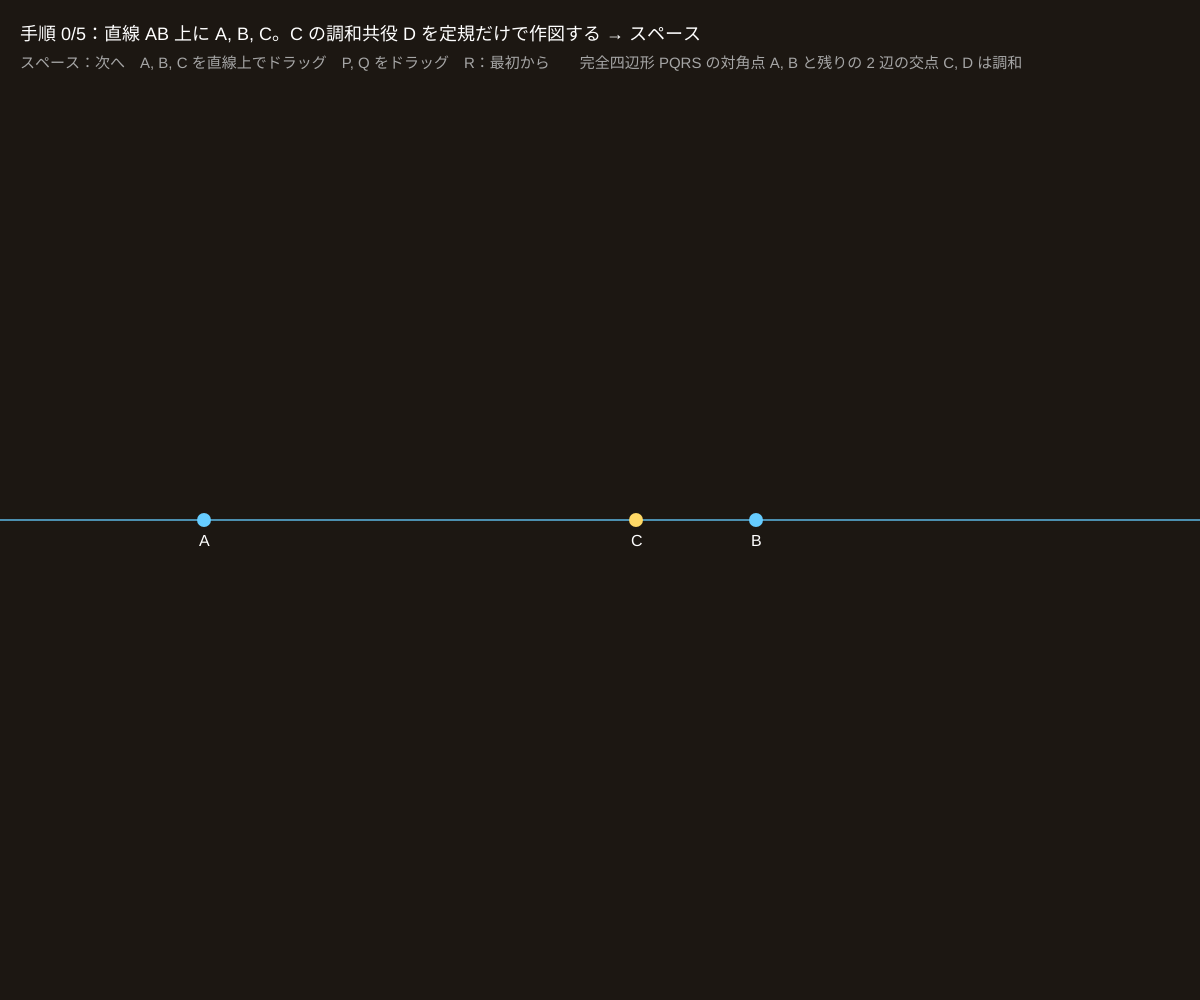
Frame 1 (no input)
Frame 60 (no input): identical to frame 1, image omitted
Frame 120 (the mouse pressed at the canvas centre since frame 60): identical to frame 1, image omitted

The p5.js sketch that drew this single still picture (run headless with seeded random() and noise() and a simulated clock; from frame 60 on, the mouse is pressed at the canvas centre):

// p5.js sketch
// ── sketch.js
// ============================================
// 09 調和共役と完全四辺形
// 直線上の 3 点 A, B, C から、複比 (A,B;C,D) = −1 になる第 4 点 D（C の調和共役）を「定規だけ」で作図する
//   ① 直線の外に点 P、PA 上に点 Q　② 直線 QC と PB の交点 R　③ 直線 AR と BQ の交点 S　④ 直線 PS と AB の交点 = D
//   P, Q をどこに取っても D は同じ所に決まる（完全四辺形 PQRS の性質）。C が AB の中点なら D は無限遠
// スペース = 次の手順（作図線がアニメーション） / A, B, C を直線上でドラッグ / P, Q をドラッグ / R = 最初から
// ============================================

let yL;                       // 直線 AB の高さ
let xa, xb, xc;               // A, B, C の x 座標
let P, sQ = 0.45;             // P の位置と、Q = P + sQ (A − P)
let stage = 0, prog = 0;      // 手順と、その手順のアニメーションの進み（0〜1）
let speed = 0.03;             // ★ 作図線が伸びる速さ
let handles = [], dragging = -1;

function setup() {
  createCanvas(windowWidth, windowHeight);
  colorMode(HSB, 360, 100, 100, 100);
  resetAll();
}
function resetAll() {
  yL = height * 0.52; xa = width * 0.17; xb = width * 0.63; xc = width * 0.53;
  P = { x: width * 0.74, y: height * 0.21 }; sQ = 0.43; stage = 0; prog = 0;
}
function Qpt() { return { x: P.x + sQ * (xa - P.x), y: P.y + sQ * (yL - P.y) }; }

function draw() {
  background(30, 35, 11);
  if (dragging >= 0) {
    if (dragging === 0) xa = mouseX; if (dragging === 1) xb = mouseX; if (dragging === 2) xc = mouseX;
    if (dragging === 3) P = { x: mouseX, y: constrain(mouseY, 40, yL - 40) };
    if (dragging === 4) { let vx = xa - P.x, vy = yL - P.y, L2 = vx * vx + vy * vy || 1; sQ = constrain(((mouseX - P.x) * vx + (mouseY - P.y) * vy) / L2, 0.1, 0.9); }
  }
  if (prog < 1) prog = min(1, prog + speed);
  let A = { x: xa, y: yL }, B = { x: xb, y: yL }, C = { x: xc, y: yL }, Q = Qpt();
  let AB = lineThrough(A, B);
  let Rh = hCross(lineThrough(Q, C), lineThrough(P, B)), R = toXY(Rh);
  let Sh = R ? hCross(lineThrough(R, A), lineThrough(Q, B)) : [0, 0, 0], S = toXY(Sh);
  let Dh = S ? hCross(lineThrough(P, S), AB) : [1, 0, 0];
  let cr = crossRatioH(hPt(A.x, A.y), hPt(B.x, B.y), hPt(C.x, C.y), Dh, hPt(A.x, A.y), hPt(B.x, B.y));

  // 直線 AB
  stroke(200, 60, 95, 70); strokeWeight(2); line(0, yL, width, yL);
  // 作図（手順ごとに描く。今の手順はアニメーション）
  let f = (k) => (k < stage ? 1 : k === stage ? prog : 0);
  strokeWeight(2);
  if (f(1) > 0) { stroke(45, 70, 100, 70); grow(P, A, f(1), 2.2); growTo(P, B, f(1), R, 2.2); }
  if (f(2) > 0 && R) { stroke(140, 60, 95, 80); growTo(Q, C, f(2), R, 1.6); }
  if (f(3) > 0 && R && S) { stroke(15, 75, 100, 80); growTo(A, R, f(3), S, 1.5); growTo(B, Q, f(3), S, 1.6); }
  if (f(4) > 0 && S) { stroke(300, 50, 100, 90); let D = toXY(Dh); if (D) growTo(P, S, f(4), D, 1); else grow(P, S, f(4), 3); }
  // 点
  noStroke(); textSize(16);
  for (let [p, nm, col] of [[A, 'A', 200], [B, 'B', 200], [C, 'C', 45]]) { fill(col, 60, 100); circle(p.x, p.y, 14); fill(0, 0, 100); text(nm, p.x - 5, p.y + 26); }
  if (stage >= 1) { fill(45, 70, 100); circle(P.x, P.y, 14); fill(0, 0, 100); text('P', P.x + 10, P.y - 8); }
  if (stage >= 1 && f(1) >= 1) { fill(45, 70, 100); circle(Q.x, Q.y, 12); fill(0, 0, 100); text('Q', Q.x - 24, Q.y); }
  if (stage >= 2 && f(2) >= 1 && R) { fill(140, 60, 95); circle(R.x, R.y, 12); fill(0, 0, 100); text('R', R.x + 10, R.y); }
  if (stage >= 3 && f(3) >= 1 && S) { fill(15, 75, 100); circle(S.x, S.y, 12); fill(0, 0, 100); text('S', S.x + 10, S.y - 8); }
  if (stage >= 4 && f(4) >= 1) { stroke(300, 50, 100); strokeWeight(2); fill(300, 50, 100); drawHPoint(Dh, 16, 'D'); noStroke(); }
  if (stage >= 5) {
    // 複比の図示：A, B に対して C が内分、D が外分。同じ比
    let D = toXY(Dh);
    let py = height - 140;
    noStroke(); fill(0, 0, 100, 8); rect(20, py - 30, 470, 120, 10);
    fill(0, 0, 100); textSize(16);
    text('(A,B;C,D) = (AC/BC) ÷ (AD/BD) = ' + (isNaN(cr) ? '—' : nf(cr, 1, 4)), 40, py);
    fill(0, 0, 80); textSize(14);
    text('AC/CB = ' + nf((xc - xa) / (xb - xc || 1e-9), 1, 3) + '（内分）　AD/DB = ' + (D ? nf((D.x - xa) / (xb - D.x || 1e-9), 1, 3) : '∞（無限遠）') + '（外分）', 40, py + 28);
    text('内分比 = 外分比 → 調和列点。C が中点なら D は無限遠', 40, py + 52);
    text('P, Q をどこへ動かしても D は動かない', 40, py + 76);
  }

  let msgs = ['直線 AB 上に A, B, C。C の調和共役 D を定規だけで作図する → スペース',
              '① 直線の外に点 P、PA 上に点 Q を取る（どこでもよい）',
              '② 直線 QC と直線 PB の交点を R とする',
              '③ 直線 AR と直線 BQ の交点を S とする',
              '④ 直線 PS が AB と交わる点が D',
              '⑤ 複比 (A,B;C,D) = −1。P と Q を動かしても D は変わらない！'];
  noStroke(); fill(0, 0, 100); textSize(18);
  text('手順 ' + stage + '/5：' + msgs[stage], 20, 40);
  fill(0, 0, 65); textSize(15);
  text('スペース：次へ　A, B, C を直線上でドラッグ　P, Q をドラッグ　R：最初から　　完全四辺形 PQRS の対角点 A, B と残りの 2 辺の交点 C, D は調和', 20, 68);
}

// a から b の方向へ、長さ k 倍まで、進み f で線を伸ばす
function grow(a, b, f, k) { line(a.x, a.y, a.x + (b.x - a.x) * k * f, a.y + (b.y - a.y) * k * f); }
// a → b の直線を、点 pt を通りこすまで伸ばす（pt が a の後ろ側なら後ろへも。k は前へ伸ばす最低の長さ）
function growTo(a, b, f, pt, k) {
  let dx = b.x - a.x, dy = b.y - a.y, t = pt ? ((pt.x - a.x) * dx + (pt.y - a.y) * dy) / (dx * dx + dy * dy || 1) : 0;
  let t0 = min(0, t * 1.08) * f, t1 = max(k, t * 1.08) * f;
  line(a.x + dx * t0, a.y + dy * t0, a.x + dx * t1, a.y + dy * t1);
}

function mousePressed() {
  handles = [{ x: xa, y: yL }, { x: xb, y: yL }, { x: xc, y: yL }, P, Qpt()];
  dragging = nearestHandle(handles, mouseX, mouseY, 26);
  if (dragging === 3 && stage < 1) dragging = -1;
  if (dragging === 4 && stage < 1) dragging = -1;
}
function mouseReleased() { dragging = -1; }
function keyPressed() {
  if (key === ' ') { if (stage < 5) { stage++; prog = 0; } }
  if (key === 'r' || key === 'R') resetAll();
}

// ---------- やってみよう ----------
// 1. 手順 5 まで進めてから C を AB の中点へ。D はどこへ行く？（矢印 = 無限遠）
// 2. C を AB の外側に置くと D は AB の内側に来る。(A,B;C,D) = (A,B;D,C) であることを確かめよう
// 3. P と Q をいろいろ動かして D が本当に動かないことを確かめる。定規だけ（長さを測らない）で決まる点
// 4. 複比 −1 は射影で保たれる（04）。この図全体をホモグラフィ（03）で写しても D は D のまま

// ==================================================
// ここから下は「射影幾何の道具」（同次座標・外積・行列・ホモグラフィ）
// （中身は読まなくても OK。消さないでね）
// ==================================================

// 同次座標の点 [x, y, w]。w = 1 ならふつうの点 (x, y)、w = 0 なら「方向 (x, y) の無限遠点」
function hPt(x, y, w) { return [x, y, w === undefined ? 1 : w]; }
// 外積。2 点 → それを通る直線 [a, b, c]（ax + by + cw = 0）／ 2 直線 → その交点。どちらも同じ式！
function hCross(p, q) {
  return [p[1] * q[2] - p[2] * q[1], p[2] * q[0] - p[0] * q[2], p[0] * q[1] - p[1] * q[0]];
}
// 内積。点と直線で 0 なら「点が直線の上にある」
function hDot(p, q) { return p[0] * q[0] + p[1] * q[1] + p[2] * q[2]; }
// 3 つの点（または直線）の行列式。0 なら共線（共点）
function hDet(p, q, r) { return hDot(p, hCross(q, r)); }
// 長さを 1 にそろえる（表示用。射影的には同じ点・同じ直線）
function hUnit(p) { let m = Math.hypot(p[0], p[1], p[2]) || 1; return [p[0] / m, p[1] / m, p[2] / m]; }
// 無限遠（または画面からはるか遠く）にあるか
function isFar(p) { return Math.abs(p[2]) * 1e5 < Math.hypot(p[0], p[1]); }
// 同次座標 → 画面の点 {x, y}（無限遠なら null）
function toXY(p) { return isFar(p) ? null : { x: p[0] / p[2], y: p[1] / p[2] }; }
// 2 点 {x, y} を通る直線
function lineThrough(a, b) { return hCross(hPt(a.x, a.y), hPt(b.x, b.y)); }
// 1 直線上の 4 点の複比 (P1,P2;P3,P4)。X, Y はその直線上の基準 2 点（無限遠点があっても計算できる）
function crossRatioH(P1, P2, P3, P4, X, Y) {
  let n = hCross(X, Y), nn = hDot(n, n) || 1;
  let lm = (P) => [hDot(hCross(P, Y), n) / nn, hDot(hCross(X, P), n) / nn];
  let [l1, m1] = lm(P1), [l2, m2] = lm(P2), [l3, m3] = lm(P3), [l4, m4] = lm(P4);
  let num = (l1 * m3 - l3 * m1) * (l2 * m4 - l4 * m2), den = (l2 * m3 - l3 * m2) * (l1 * m4 - l4 * m1);
  return Math.abs(den) < 1e-12 ? NaN : num / den;
}

// 直線 [a, b, c] を枠（省略すると画面全体）いっぱいに描く
function drawHLine(l, box) {
  let [x0, y0, x1, y1] = box || [0, 0, width, height], cand = [];
  for (let e of [[1, 0, -x0], [1, 0, -x1], [0, 1, -y0], [0, 1, -y1]]) {
    let p = toXY(hCross(l, e));
    if (p && p.x > x0 - 1 && p.x < x1 + 1 && p.y > y0 - 1 && p.y < y1 + 1) cand.push(p);
  }
  if (cand.length < 2) return;
  let best = null, bd = -1;
  for (let i = 0; i < cand.length; i++) for (let j = i + 1; j < cand.length; j++) {
    let d = Math.hypot(cand[i].x - cand[j].x, cand[i].y - cand[j].y);
    if (d > bd) { bd = d; best = [cand[i], cand[j]]; }
  }
  line(best[0].x, best[0].y, best[1].x, best[1].y);
}
// 点を描く。ふつうの点なら丸、無限遠点なら枠のふちに「方向の矢印」（向かい合う 2 か所 = 同じ 1 点）
function drawHPoint(p, r, label, box) {
  let [x0, y0, x1, y1] = box || [0, 0, width, height];
  let q = toXY(p);
  if (q) { circle(q.x, q.y, r); if (label) text(label, q.x + r * 0.7, q.y - r * 0.7); return; }
  let dx = p[0], dy = p[1], m = Math.hypot(dx, dy) || 1; dx /= m; dy /= m;
  let cx = (x0 + x1) / 2, cy = (y0 + y1) / 2;
  for (let s of [1, -1]) {
    let ux = dx * s, uy = dy * s, t = Infinity;
    if (ux > 1e-9) t = Math.min(t, (x1 - 30 - cx) / ux); if (ux < -1e-9) t = Math.min(t, (x0 + 30 - cx) / ux);
    if (uy > 1e-9) t = Math.min(t, (y1 - 30 - cy) / uy); if (uy < -1e-9) t = Math.min(t, (y0 + 30 - cy) / uy);
    let x = cx + ux * t, y = cy + uy * t;
    push(); translate(x, y); rotate(Math.atan2(uy, ux));
    line(-r * 2.5, 0, r, 0); line(r, 0, 0, -r * 0.8); line(r, 0, 0, r * 0.8);
    pop();
    if (label) text(label + '∞', x - r * 2, y - r);
  }
}

// 3×3 行列（配列の配列）の道具
function mat3Mul(A, B) {
  let C = [[0, 0, 0], [0, 0, 0], [0, 0, 0]];
  for (let i = 0; i < 3; i++) for (let j = 0; j < 3; j++) for (let k = 0; k < 3; k++) C[i][j] += A[i][k] * B[k][j];
  return C;
}
function mat3Vec(M, v) { return [hDot(M[0], v), hDot(M[1], v), hDot(M[2], v)]; }
function mat3T(M) { return [[M[0][0], M[1][0], M[2][0]], [M[0][1], M[1][1], M[2][1]], [M[0][2], M[1][2], M[2][2]]]; }
function mat3Inv(M) {
  let [[a, b, c], [d, e, f], [g, h, i]] = M;
  let A = e * i - f * h, B = -(d * i - f * g), C = d * h - e * g;
  let det = a * A + b * B + c * C;
  if (Math.abs(det) < 1e-12) return null;
  return [[A / det, -(b * i - c * h) / det, (b * f - c * e) / det],
          [B / det, (a * i - c * g) / det, -(a * f - c * d) / det],
          [C / det, -(a * h - b * g) / det, (a * e - b * d) / det]];
}
// ガウスの消去法（部分ピボット）で A x = b を解く。解けなければ null
function solveLinear(A, b) {
  let n = b.length, M = A.map((r, i) => [...r, b[i]]);
  for (let c = 0; c < n; c++) {
    let p = c;
    for (let r = c + 1; r < n; r++) if (Math.abs(M[r][c]) > Math.abs(M[p][c])) p = r;
    if (Math.abs(M[p][c]) < 1e-12) return null;
    [M[c], M[p]] = [M[p], M[c]];
    for (let r = 0; r < n; r++) {
      if (r === c) continue;
      let f = M[r][c] / M[c][c];
      for (let k = c; k <= n; k++) M[r][k] -= f * M[c][k];
    }
  }
  return M.map((r, i) => r[n] / r[i]);
}
// 4 点の対応 src[i] → dst[i]（{x, y}）からホモグラフィ 3×3 を求める（h33 = 1 に固定、8 本の連立方程式）
function homographyFrom4(src, dst) {
  let A = [], b = [];
  for (let i = 0; i < 4; i++) {
    let x = src[i].x, y = src[i].y, u = dst[i].x, v = dst[i].y;
    A.push([x, y, 1, 0, 0, 0, -u * x, -u * y]); b.push(u);
    A.push([0, 0, 0, x, y, 1, -v * x, -v * y]); b.push(v);
  }
  let h = solveLinear(A, b);
  if (!h) return null;
  return [[h[0], h[1], h[2]], [h[3], h[4], h[5]], [h[6], h[7], 1]];
}
// ホモグラフィで点 {x, y} を写す（無限遠へ飛ぶなら null）
function applyH(H, p) { return toXY(mat3Vec(H, hPt(p.x, p.y))); }
// つかめる点のリスト（{x, y}）からマウスに近いものの番号。半径 r 以内になければ -1
function nearestHandle(list, mx, my, r) {
  let best = -1, bd = r;
  for (let i = 0; i < list.length; i++) {
    let d = Math.hypot(list[i].x - mx, list[i].y - my);
    if (d < bd) { bd = d; best = i; }
  }
  return best;
}
